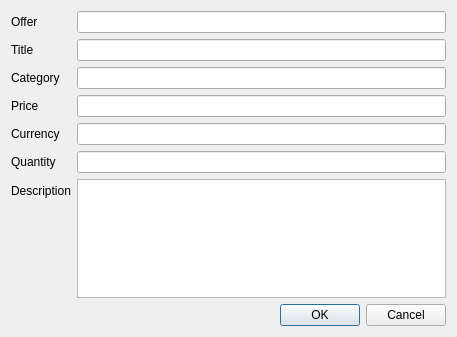
<?xml version="1.0" encoding="UTF-8"?>
<ui version="4.0">
 <class>EditOfferDialog</class>
 <widget class="QDialog" name="EditOfferDialog">
  <property name="geometry">
   <rect>
    <x>0</x>
    <y>0</y>
    <width>457</width>
    <height>337</height>
   </rect>
  </property>
  <property name="windowTitle">
   <string>Edit Cert</string>
  </property>
  <layout class="QVBoxLayout" name="verticalLayout">
   <item>
    <layout class="QFormLayout" name="formLayout">
     <property name="fieldGrowthPolicy">
      <enum>QFormLayout::AllNonFixedFieldsGrow</enum>
     </property>
     <item row="0" column="0">
      <widget class="QLabel" name="offerLabel">
       <property name="text">
        <string>Offer</string>
       </property>
       <property name="buddy">
        <cstring>offerEdit</cstring>
       </property>
      </widget>
     </item>
     <item row="0" column="1">
      <widget class="QLineEdit" name="offerEdit">
       <property name="toolTip">
        <string>The value associated with this certificate.</string>
       </property>
      </widget>
     </item>
     <item row="1" column="0">
      <widget class="QLabel" name="label_2">
       <property name="text">
        <string>Title</string>
       </property>
       <property name="buddy">
        <cstring>nameEdit</cstring>
       </property>
      </widget>
     </item>
     <item row="1" column="1">
      <widget class="QLineEdit" name="nameEdit">
       <property name="toolTip">
        <string>The certificate name.</string>
       </property>
      </widget>
     </item>
     <item row="2" column="0">
      <widget class="QLabel" name="categoryLabel">
       <property name="text">
        <string>Category</string>
       </property>
      </widget>
     </item>
     <item row="2" column="1">
      <widget class="QLineEdit" name="categoryEdit"/>
     </item>
     <item row="3" column="0">
      <widget class="QLabel" name="priceLabel">
       <property name="text">
        <string>Price</string>
       </property>
      </widget>
     </item>
     <item row="4" column="0">
      <widget class="QLabel" name="currencyLabel">
       <property name="text">
        <string>Currency</string>
       </property>
      </widget>
     </item>
     <item row="5" column="0">
      <widget class="QLabel" name="qtyLabel">
       <property name="text">
        <string>Quantity</string>
       </property>
      </widget>
     </item>
     <item row="3" column="1">
      <widget class="QLineEdit" name="priceEdit"/>
     </item>
     <item row="4" column="1">
      <widget class="QLineEdit" name="currencyEdit"/>
     </item>
     <item row="5" column="1">
      <widget class="QLineEdit" name="qtyEdit"/>
     </item>
     <item row="6" column="0">
      <widget class="QLabel" name="descriptionLabel">
       <property name="text">
        <string>Description</string>
       </property>
      </widget>
     </item>
     <item row="6" column="1">
      <widget class="QPlainTextEdit" name="descriptionEdit"/>
     </item>
    </layout>
   </item>
   <item>
    <widget class="QDialogButtonBox" name="buttonBox">
     <property name="orientation">
      <enum>Qt::Horizontal</enum>
     </property>
     <property name="standardButtons">
      <set>QDialogButtonBox::Cancel|QDialogButtonBox::Ok</set>
     </property>
    </widget>
   </item>
  </layout>
 </widget>
 <resources/>
 <connections>
  <connection>
   <sender>buttonBox</sender>
   <signal>accepted()</signal>
   <receiver>EditOfferDialog</receiver>
   <slot>accept()</slot>
   <hints>
    <hint type="sourcelabel">
     <x>248</x>
     <y>254</y>
    </hint>
    <hint type="destinationlabel">
     <x>157</x>
     <y>274</y>
    </hint>
   </hints>
  </connection>
  <connection>
   <sender>buttonBox</sender>
   <signal>rejected()</signal>
   <receiver>EditOfferDialog</receiver>
   <slot>reject()</slot>
   <hints>
    <hint type="sourcelabel">
     <x>316</x>
     <y>260</y>
    </hint>
    <hint type="destinationlabel">
     <x>286</x>
     <y>274</y>
    </hint>
   </hints>
  </connection>
 </connections>
</ui>
